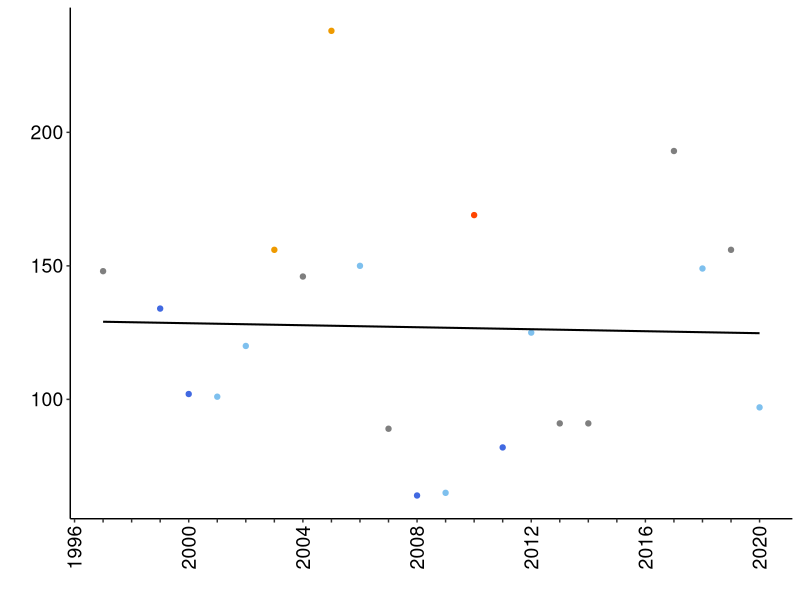
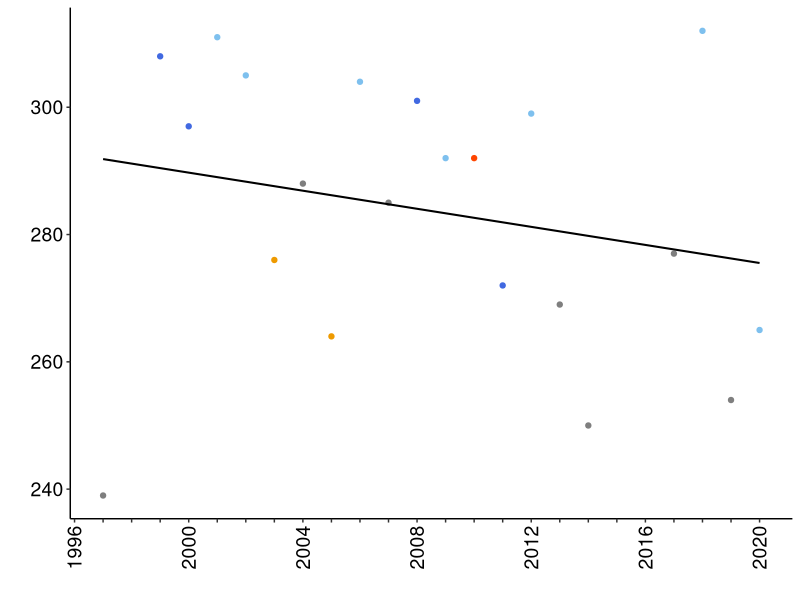

Reproduce these figures in R, in order.
########################################
##  NOAA/OSU post-doc (NCC Copepods)
##  Step 5c - Plots for Supp. Fig. - Timeseries scatter of:
##      Year vs. BST DOY
##  Laura E. Lilly
##  Updated: 14 Dec 2024
########################################


library(tidyverse)
library(lubridate)


# # Input BST dates as vector
# bstdts <- as.Date(c(# "1996-07-01",
#                     "1997-05-01","1998-07-16",
#                     "1999-05-01","2000-04-01","2001-03-16",
#                     "2002-04-16","2003-06-01","2004-05-16",
#                     "2005-08-16","2006-05-16","2007-03-16",
#                     "2008-03-01","2009-03-01","2010-06-16",
#                     "2011-03-16","2012-05-01","2013-04-01",
#                     "2014-04-01","2017-07-01","2018-05-16",
#                     "2019-06-01","2020-04-01"),format="%Y-%m-%d")

bst_fl = read.csv("Biol_files_2025/NH05_Cope_BST_BFT_Dates_from_CAM_v2_Dec2024.csv")

DOY_df <- bst_fl |>
  select(Year, Start.Date, End.Date) |>
  mutate(BST = as.Date(Start.Date, format = "%m/%d/%Y"),
         BFT = as.Date(End.Date, format = "%m/%d/%Y")) |>
  select(Year, BST, BFT) |>
  filter(Year %in% c(1997:2014,2017:2020))


### BST ###
bstdts <- DOY_df$BST
bst_doy <- yday(bstdts)
bst_yr <- year(bstdts)
ninoyrs <- c("Neutral","Nino","Nina","Nina","Cool","Cool",
             "Warm","Neutral","Warm","Cool","Neutral","Nina","Cool",
             "Nino","Nina","Cool","Neutral","Neutral","Neutral","Cool","Neutral","Cool")

bst_df <- data.frame(cbind(bst_yr,bst_doy,ninoyrs)) |>
  mutate(bst_yr = as.numeric(bst_yr),
         bst_doy = as.numeric(bst_doy)) # |>
  # add_row(bst_yr = as.numeric(1996), bst_doy = NA, ninoyrs = "Warm", 
  #         .before = 1)


### BFT ###
bftdts <- DOY_df$BFT
bft_doy <- yday(bftdts)
bft_yr <- year(bftdts)
ninoyrs <- c("Neutral","Nino","Nina","Nina","Cool","Cool",
             "Warm","Neutral","Warm","Cool","Neutral","Nina","Cool",
             "Nino","Nina","Cool","Neutral","Neutral","Neutral","Cool","Neutral","Cool")

bft_df <- data.frame(cbind(bft_yr,bft_doy,ninoyrs)) |>
  mutate(bft_yr = as.numeric(bft_yr),
         bft_doy = as.numeric(bft_doy))



# ### Plot: Year vs. BST DOY -> check for long-term trend
# ## Create a version without 1996 info

colel <- "orangered"
colwm <- "orange2"
colcd <- "skyblue2"
colla <- "royalblue"
colnu <- "grey50"
pltcolsing <- c(colcd,colnu,colla,colel,colwm)



#### Plot BST ####
# Calculate LM
lm_5c <- lm(bst_doy ~ bst_yr, data = bst_df)
summary(lm_5c)

# Plot data
plt01 <- ggplot(data = bst_df, aes(x = bst_yr, y = bst_doy)) + 
  
  geom_point(aes(x = bst_yr, y = bst_doy, color = factor(ninoyrs))) +
  geom_smooth(method = 'lm', se = FALSE, color = "black", lwd = 0.7) + 
  
  # labs(x = "Year", y  = "BST date (DOY)") + 
  
  scale_color_manual(name = "Year-type",
                     values = pltcolsing) + 
  scale_x_continuous(breaks = seq(1996,2020,1),
                     labels = c("1996","","","",
                                "2000","","","",
                                "2004","","","",
                                "2008","","","",
                                "2012","","","",
                                "2016","","","",
                                "2020"),
                     name = "") +
  scale_y_continuous(name = "") + 
  
  theme(axis.title.y = element_text(size = 14, colour = "black"),
        axis.text.y = element_text(size = 14, colour = "black"),
        axis.title.x = element_text(size = 14, colour = "black"),
        axis.text.x = element_text(size = 14, colour = "black", 
                                   angle = 90, vjust = 0.5, hjust = 1),
        panel.background = element_blank(),
        axis.line.x = element_line(),
        axis.line.y = element_line(linewidth = 0.5, linetype = "solid", colour = "black"),
        legend.position = 'none'
  )
            
# # Plot w/ legend
# ggsave("../../../OSU_NOAA_postdoc/Project1_SeasonalUpwelling/Figures/Plots_v4/PSX1_Year_v_BSTDOY_no1996_v2.png", plot = plt01, width = 2000, height = 1000, units = 'px')



#### Plot BFT ####
# Calculate LM
lm_5d <- lm(bft_doy ~ bft_yr, data = bft_df)
summary(lm_5d)

# Plot data
plt02 <- ggplot(data = bft_df, aes(x = bft_yr, y = bft_doy)) + 
  
  geom_point(aes(x = bft_yr, y = bft_doy, color = factor(ninoyrs))) +
  geom_smooth(method = 'lm', se = FALSE, color = "black", lwd = 0.7) + 
  
  scale_color_manual(name = "Year-type",
                     values = pltcolsing) + 
  scale_x_continuous(breaks = seq(1996,2020,1),
                     labels = c("1996","","","",
                                "2000","","","",
                                "2004","","","",
                                "2008","","","",
                                "2012","","","",
                                "2016","","","",
                                "2020"),
                     name = "") +
  scale_y_continuous(name = "") + 
  
  theme(axis.title.y = element_text(size = 14, colour = "black"),
        axis.text.y = element_text(size = 14, colour = "black"),
        axis.title.x = element_text(size = 14, colour = "black"),
        axis.text.x = element_text(size = 14, colour = "black", 
                                   angle = 90, vjust = 0.5, hjust = 1),
        panel.background = element_blank(),
        axis.line.x = element_line(),
        axis.line.y = element_line(linewidth = 0.5, linetype = "solid", colour = "black"),
        legend.position = 'none'
  )

# # Plot w/ legend
# ggsave("../../../OSU_NOAA_postdoc/Project1_SeasonalUpwelling/Figures/Plots_v4/PSX2_Year_v_BFTDOY_no1996_v2.png", plot = plt02, width = 2000, height = 1000, units = 'px')


